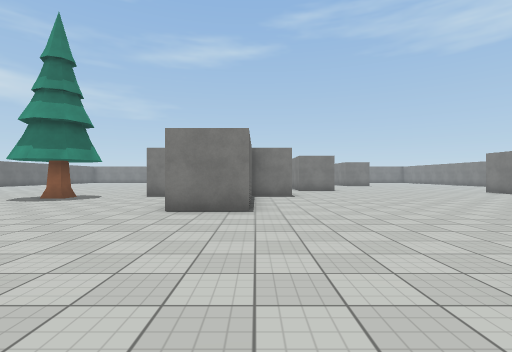
[1] (above)

24 first-person views from a walk through a Unity game level. The camera is 1.4 m above the floor, looks level and sees 85° across. The floor is counted in squares, 2 m on a side. Each view is taken from the middle of a square. On the plan, view 1 faces up. The plan holds only what a view shows up to about 9 squares ahead; the rest is blank. Surface patterns are stand-ins for the level's own textures.

[2]
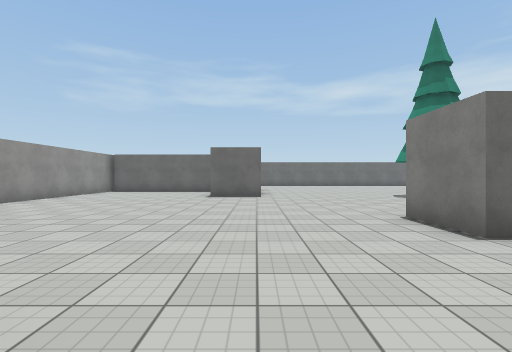

[3]
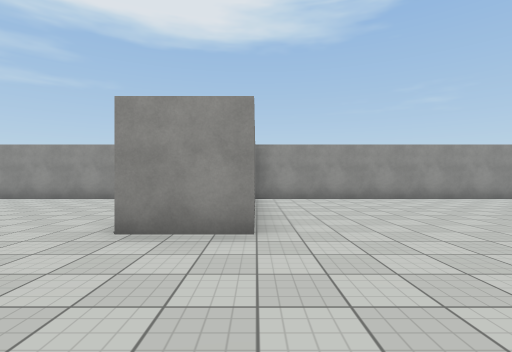

[4]
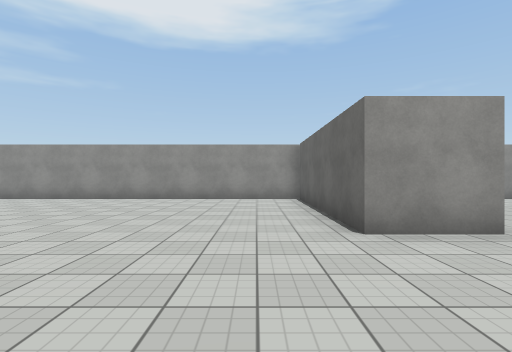

[5]
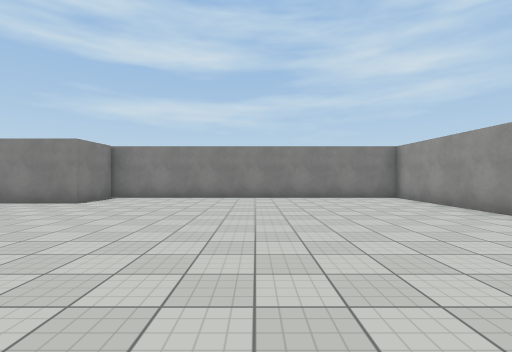

[6]
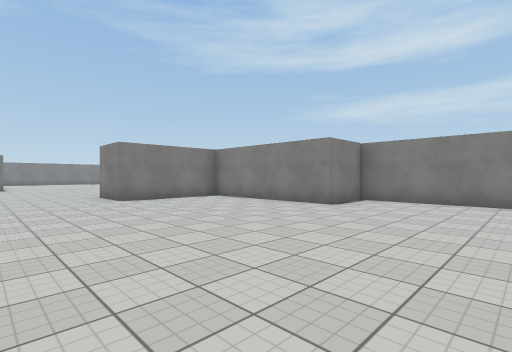

[7]
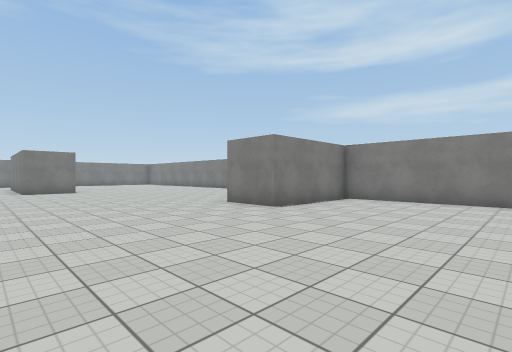

[8]
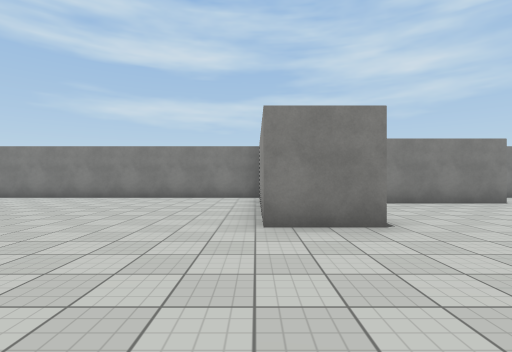

[9]
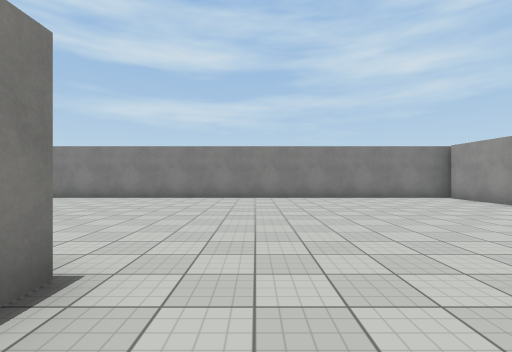

[10]
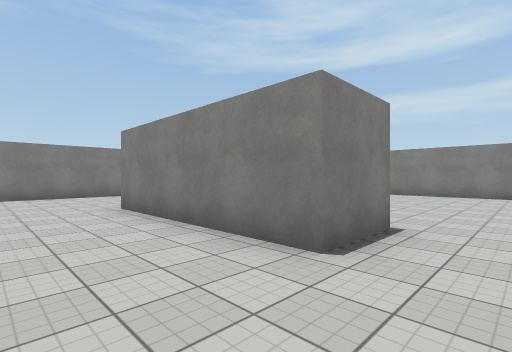

[11]
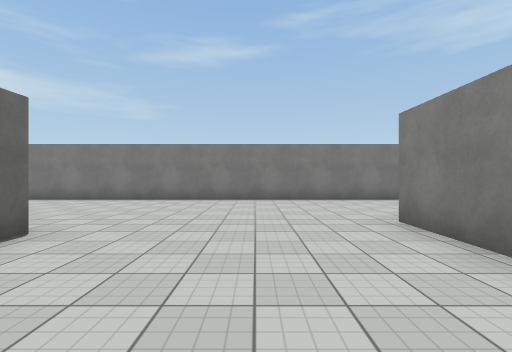

[12]
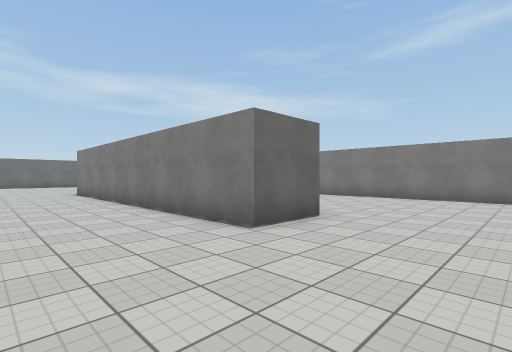

[13]
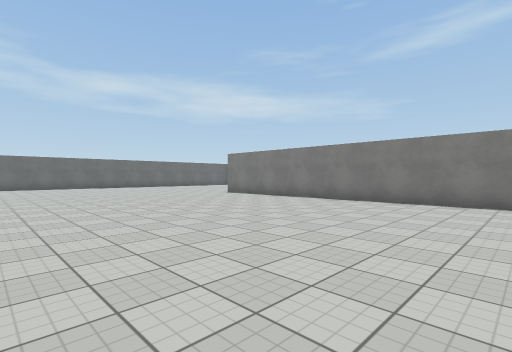

[14]
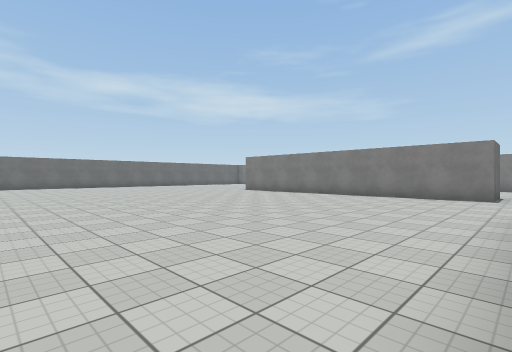

[15]
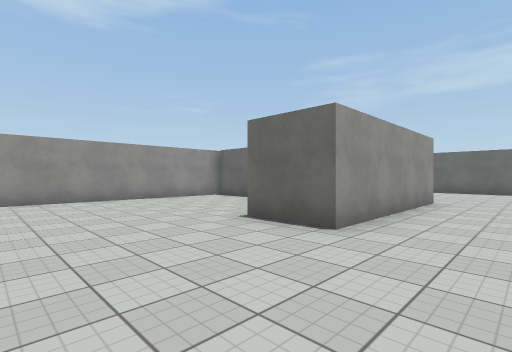

[16]
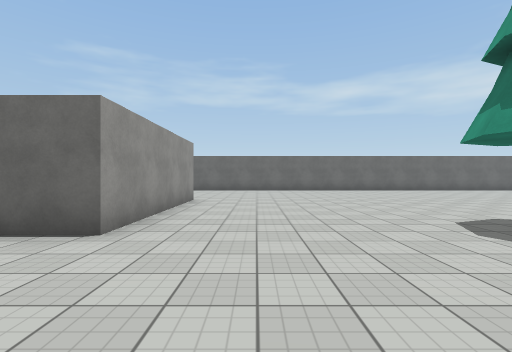

[17]
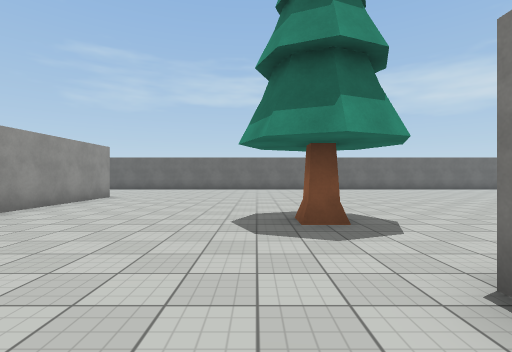

[18]
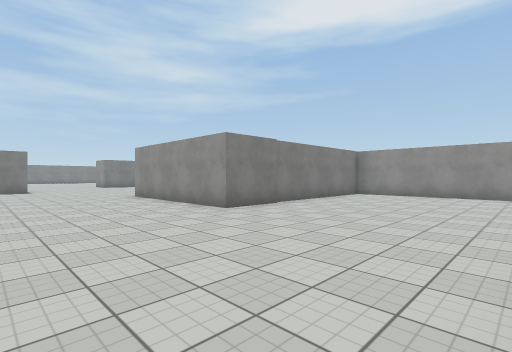

[19]
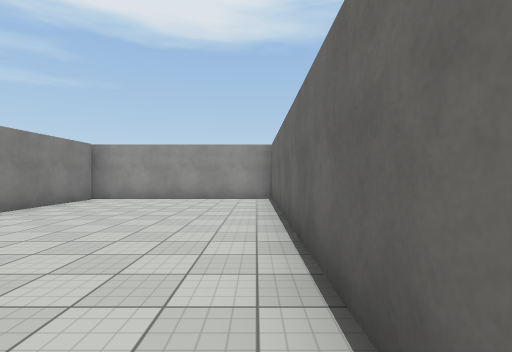

[20]
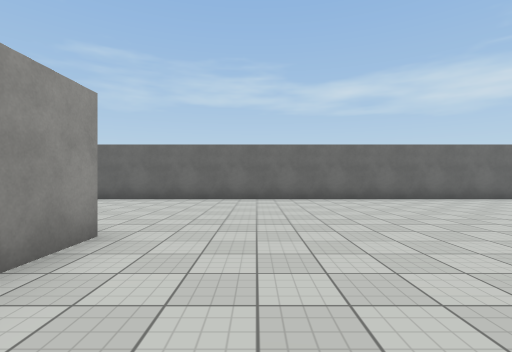

[21]
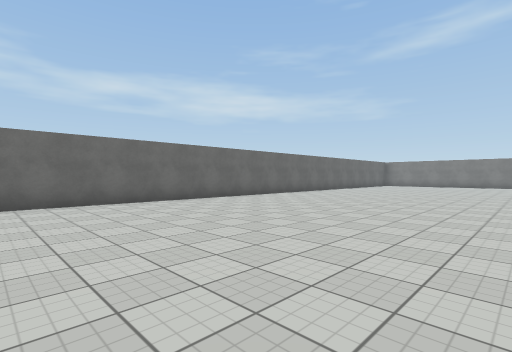

[22]
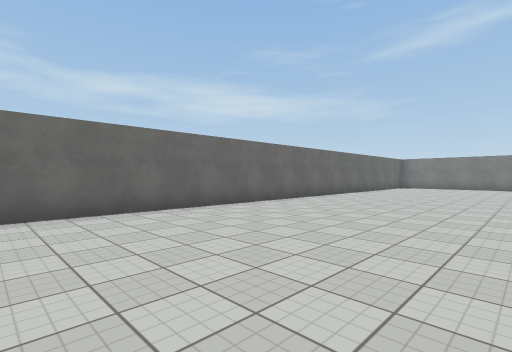

[23]
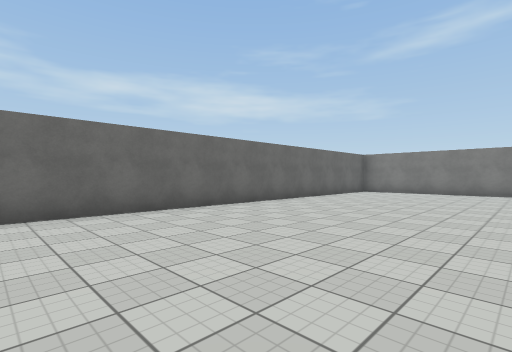

[24]
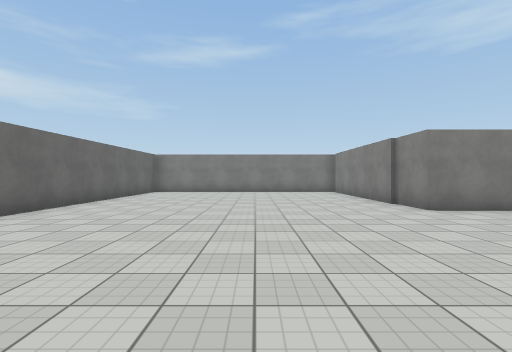

### Floor plan
Points are (right, up) in squares from view 1. A wall is a line through its corners. A room is listed if a view was taken in it or the views show most of it. See-through windows are left out.
Room 1 (views 1, 13, 15, 16, 17, 18, 19, 20, 21, 22, 23, 24)
walls: (-0.1, 5.6) (-1.9, 5.6); (1.2, 21.7) (-8.5, 21.7) (-8.5, 25); (-7.3, -3.5) (2, -3.5); (-11.1, -3.3) (-11.1, 3.2) (-6.3, 3.2) (-6.3, 1.5); (-16.5, 25) (-16.5, -3.5) (-10.9, -3.5)
ways out: opening at (1, 4) to room 2; opening at (1.5, 12.5) to room 2; opening at (2, 20) to room 2
objects: other object (-6, 9)
Room 2 (views 2, 3, 4, 5, 6, 7, 8, 9, 10, 11, 12, 14)
walls: (7.9, 19.4) (6.2, 19.4) (6.2, 24.4); (15, 11.6) (15, 24.6); (-0.1, 8.4) (-0.1, 5.6); (1.2, 23.5) (1.2, 21.7); (2, 1.7) (3.7, 1.7) (3.7, -3.3); (8.4, 28.4) (-2.9, 28.4); (3.6, -3.5) (15, -3.5) (15, 5.6) (13.2, 5.6) (13.2, 10.2) (9.8, 10.2) (9.8, 11.9) (14.7, 11.9)
ways out: opening at (1, 4) to room 1; opening at (1.5, 12.5) to room 1; opening at (2, 20) to room 1

Positions as (right, up) in squares from view 1, and headings:
1: (0, 0), facing up
2: (3, 3), facing left
3: (2, 5), facing down
4: (5, 5), facing down
5: (6, 1), facing right
6: (7, 2), facing up-right
7: (5, 6), facing up-right
8: (6, 12), facing right
9: (6, 18), facing right
10: (4, 18), facing up-right
11: (4, 20), facing up
12: (4, 19), facing up-left
13: (1, 14), facing up-left
14: (2, 12), facing up-left
15: (-3, 5), facing down-left
16: (-3, 5), facing left
17: (-2, 8), facing left
18: (-16, 7), facing down-right
19: (-16, 5), facing down
20: (-8, 5), facing left
21: (-9, 8), facing up-left
22: (-11, 11), facing up-left
23: (-11, 16), facing up-left
24: (-12, 16), facing up
